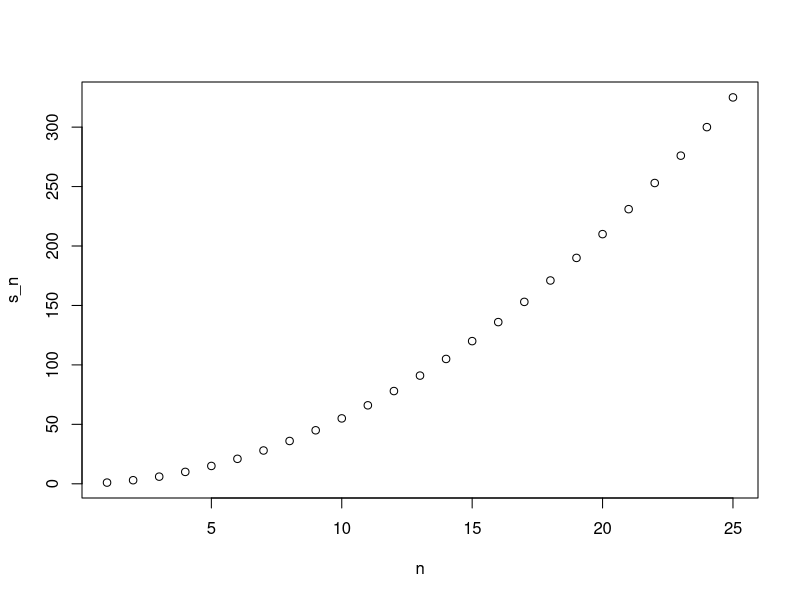

The R script that drew this image:
avg <- function(x){
  s <- sum(x)
  n <- length(x)
  s/n
}

x <- 1:100
avg(x)
identical(mean(x), avg(x))

#my_function <- function(VARIABLE_NAME){
  #perform operations on VARIABLE_NAME and calculate VALUE
  #VALUE
#}

# functions can have multiple arguments as well as default values
#avg <- function(x, arithmetic = TRUE){
  #n <- length(x)
  #ifelse(arithmetic, sum(x)/n, prod(x)^(1/n))
#}

compute_s_n <- function(n){
    x <- 1:n
    sum(x)
}
n <- 25
compute_s_n(n)

# a for-loop for our summation
m <- 25
s_n <- vector(length = m) # create an empty vector
    for(n in 1:m){
      s_n[n] <- compute_s_n(n)
    }

n <- 1:m
compute_s_n(m)
plot(n, s_n)